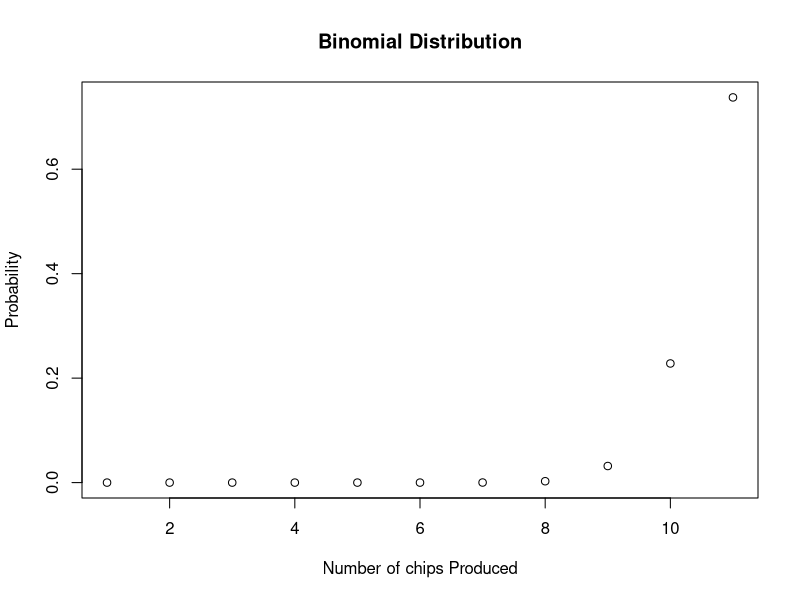

Write R code to recreate this figure.
## ---- chunk 1
knitr::opts_chunk$set(echo = TRUE)
## ---- chunk 2
# summary(cars)
## ---- chunk 3
# plot(pressure)
## ---- chunk 4
sim1 <- function(nreps) {
  nstops <- 2
  count <- 0
  li_arr <- 1:nreps
  l2_arr <- 1:nreps
  
  for (i in 1:nstops) {
    passengers <- 0
    for (j in 1:nstops) {
      for (k in 1:passengers) {
        if (runif(1) < 0.2)
          passengers <-  passengers - 1
        newpass <- sample(0:2, 1, prob=c(0.5, 0.4, 0.1))
        newpassengers <- passengers + newpass
      }
      if (j == 1) {
        li_arr[rep] = passengers
      } else {
        l2_arr[rep] = passengers
      }
    }
  }
  
  El1 = mean(l1_arr)
  El2 = mean(l2_arr)
  El2_minus_l1 = mean(l2_arr - l1_arr)
  
  # prob l1  = 1
  sum(l1_arr == 1) / nreps
  
  # Prob l2 - l1 = -1
  sum(l2_arr - l1_arr == -1) / nreps
}
## ---- chunk 5
 X <- 0:10

plot(dbinom(X,10,0.97), col="black", main = "Binomial Distribution", xlab = "Number of chips Produced", ylab = "Probability") 
## ---- chunk 6
1-pbinom(1,10,0.03)
